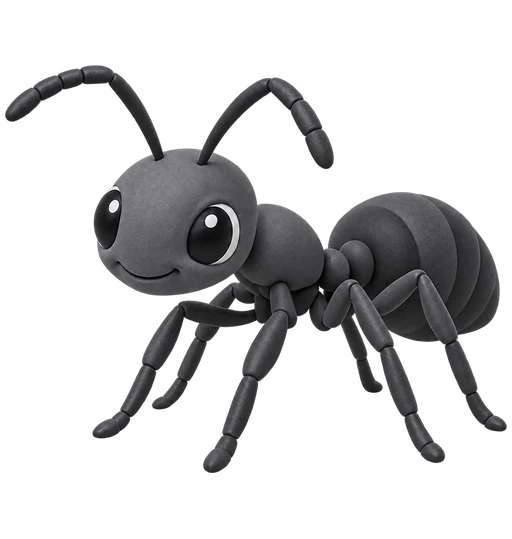
#> input picture assets/cards/ant.webp, 512 x 539 px
$ python -i build_words.py   (imports and definitions only)
#> lines starting #> are read from the running program, lines starting #| are printed output that depends on the picture
#> further down, picture is the input picture: PIL image 512x539 RGBA; mean R, G, B, A 23.3, 23.2, 23.8, 64.3
"""Build js/words.js — the croc's LEVELS: Level N = FPR K Lesson N, in book order (user: "레벨1이 끝나면 레벨2로 …
lesson2에 배워야하는 음가와 단어로 넘어가야해 계속 레벨업하면 교재기반으로 계속 레벨 올라가게").

Level 1 keeps the user's first rule ("m 단어들은 다 fpr k unit1 lesson1에 교재에 나오는걸로"), and every level applies it to
its own lesson. A level's words are the lemmas with a row on that lesson's pages that carry the lesson's sound:
  - Xx lessons: the word starts with that consonant (not a digraph: sh ch th wh ph kn wr; c and g hard, not c/g + e i y).
    Xx = ending x (box, fox). Qu = starts with qu.
  - Short-vowel lessons: the word starts with the vowel, or is a closed CVC-type word with it
    (not ar / aw / all / ay / ai / ir / igh / ind / or / ow / oa / oo / er / ee / ea / ur … sounds).
It also needs what the game must show and say:
  - an official FPR K picture card: already here (the m cards), Magic Block's fitted card, or Phonics Island's cards2
    (the Constella FPR K set), fitted like Magic Block's (tools/fit_cards.py there);
  - a word clip in the game's boy voice (company TTS 'aiden'): Magic Block's or Phonics Island's;
  - the lesson's official FPR K letter-sound recording (Phonics Island public/fpr).
Function words (my, a, in, it, no, …) are left out: a card game needs a picture to show.
Levels follow the book with no gaps. A lesson with fewer than MIN_WORDS words, or not one sound (reviews, long vowels,
final e), is not a level yet; `notYet` in words.js and this script's output say why.

Source: SAD·FPR 단어 연구 자료집 → ~/dev/sadfpr-studio/data/b2_book_FPRK.json (lp: lesson → pages, lu: lesson → unit,
rows: lemma + page + lesson, words: lemma → printed / picture pages, gm: Korean glosses, title: page titles).
Only words, Korean glosses and page numbers are written — never textbook sentences (internal material).

Run: /Users/jini/.hermes/bin/uv run --with pillow --with numpy python tools/build_words.py
     (then tools/build_voice.py: it reads the levels for the word and letter-sound clips)
"""
import json
import os
import pathlib
import re
import shutil

import numpy as np
from PIL import Image

ROOT = pathlib.Path(__file__).resolve().parent.parent
PH = pathlib.Path(os.path.expanduser('~/Documents/Jini/2026/Phonics'))
SRC = pathlib.Path(os.path.expanduser('~/dev/sadfpr-studio/data/b2_book_FPRK.json'))
ISLAND = PH / 'Phonics_island/phonics-island-3d/public'
JENGA = PH / 'Phonics-Jenga'
CARDS = ROOT / 'assets' / 'cards'
MIN_WORDS = 4
# [1 line that did not run here, left out]
# [1 line that did not run here, left out]
# [1 line that did not run here, left out]
FUNCTION = {'my', 'a', 'an', 'the', 'i', 'in', 'it', 'is', 'at', 'am', 'as', 'no', 'do', 'to', 'go', 'so', 'of', 'on', 'off',
            'up', 'us', 'that', 'this', 'and', 'not', 'yes', 'you', 'we', 'he', 'she', 'me', 'be'}
DIGRAPH = ('sh', 'ch', 'th', 'wh', 'ph', 'kn', 'wr')
HARD_G = {'gift', 'girl', 'give', 'get', 'geese', 'gear', 'gecko', 'giggle', 'gill', 'gills'}
NOT_SHORT = {'a': ('ar', 'aw', 'all', 'al', 'ay', 'ai'), 'i': ('ir', 'igh', 'ind', 'ild'), 'o': ('or', 'ow', 'oa', 'old', 'oo', 'ou', 'oy', 'oi'),
             'e': ('er', 'ew', 'ee', 'ea', 'ey'), 'u': ('ur', 'ue')}
NOT_SHORT_WORDS = {'want', 'wash', 'what', 'was', 'watch', 'water', 'swan', 'push', 'bush', 'pull', 'bull', 'put', 'full', 'son', 'won', 'ton'}

# [1 line that did not run here, left out]
# [1 line that did not run here, left out]
# [1 line that did not run here, left out]
# [1 line that did not run here, left out]


# [10 lines left out: function island_key, not called in this run]


# [1 line not run here, left out]


TTS_CACHE = pathlib.Path.home() / '.cache' / 'croco-phonics' / 'voice_qwen'     # tools/build_voice.py's company-TTS takes


def has_voice(w):
    return f'w:{w}' in jenga_clips or island_key(w) in island_keys or any(TTS_CACHE.glob(f'w_{w}_*.mp3'))


# ── cards: Magic Block's fitting (one common visual size in the 512 × 532 picture-box canvas) ───────────────────────
CW, BOX_W, BOX_H, TARGET = 512, 0.86, 0.905, 0.76
CH = round(CW * BOX_H / BOX_W)


def fit_card(src: Image.Image) -> Image.Image:
    im = src.convert('RGBA')
    ys, xs = np.nonzero(np.asarray(im.getchannel('A')) > 12)
    c = im.crop((int(xs.min()), int(ys.min()), int(xs.max()) + 1, int(ys.max()) + 1))
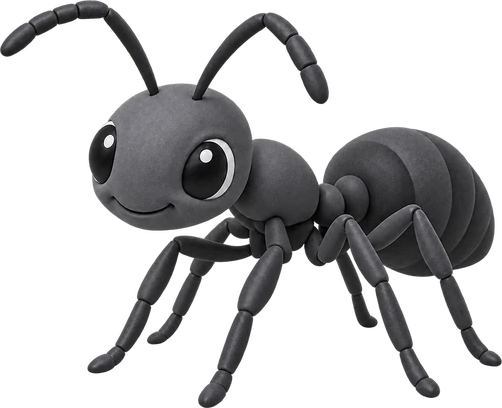
#> c: PIL image 502x408 RGBA; mean R, G, B, A 31.3, 31.1, 32, 86.6; transparent parts drawn white
    cw, ch = c.size
#> cw = 502; ch = 408
    s = min(CW / cw, CH / ch, TARGET * (CW / BOX_W) / (cw * ch) ** 0.5)
#> s = 1
    w, h = max(1, round(cw * s)), max(1, round(ch * s))
#> w = 502; h = 408
    out = Image.new('RGBA', (CW, CH), (0, 0, 0, 0))
#> out: PIL image 512x539 RGBA; every value is 0
    # premultiplied while scaling: no dark fringe from the transparent pixels' colour
    out.paste(c.convert('RGBa').resize((w, h), Image.Resampling.LANCZOS).convert('RGBA'), ((CW - w) // 2, (CH - h) // 2))
    return out


# [47 lines left out: functions card_for, lesson_sound, carries, not called in this run]


levels, notyet = [], []
# [36 lines not run here, left out]

# Level 1 = the lesson pack FP.K.U1L1's 18 m-words (user 2026-11-22: "둘 다 18개로" — the games use the lesson pack, like Puzzle
# and Magic Block). The book's Lesson 1 pages (p.9–20) give the first 12 (asserted); the pack adds mail mask mat match mice
# mouth (not on those pages: their `pages` stay empty). Cards and clips come from Magic Block, which has all 18.
import sys  # noqa: E402
sys.path.insert(0, str(PH / 'phonics-kit' / 'tools'))
import lessonpack  # noqa: E402
# [1 line not run here, left out]
BOOK_L1 = ['man', 'map', 'meat', 'milk', 'mirror', 'mitt', 'monkey', 'moon', 'mop', 'mouse', 'mug', 'mushroom']
L1 = ['mail', 'man', 'map', 'mask', 'mat', 'match', 'meat', 'mice', 'milk', 'mirror', 'mitt', 'monkey', 'moon', 'mop', 'mouse',
      'mouth', 'mug', 'mushroom']
# [2 lines not run here, left out]
# [1 line that did not run here, left out]
# [5 lines not run here, left out]
# [1 line that did not run here, left out]
used = {w['w'] for lv in levels for w in lv['words']}
# [3 lines not run here, left out]
# [10 lines that did not run here, left out]
js = ROOT / 'js' / 'words.js'
# [2 lines not run here, left out]
mark = lambda x: f"{x['w']}({'카드' if not x['card'] else ''}{'·' if not x['card'] and not x['voice'] else ''}{'음성' if not x['voice'] else ''} 없음)"
# [7 lines not run here, left out]

>>> from PIL import Image
>>> picture = Image.open('../assets/cards/ant.webp')
>>> result = fit_card(picture)

$ run again, on assets/cards/cake.webp
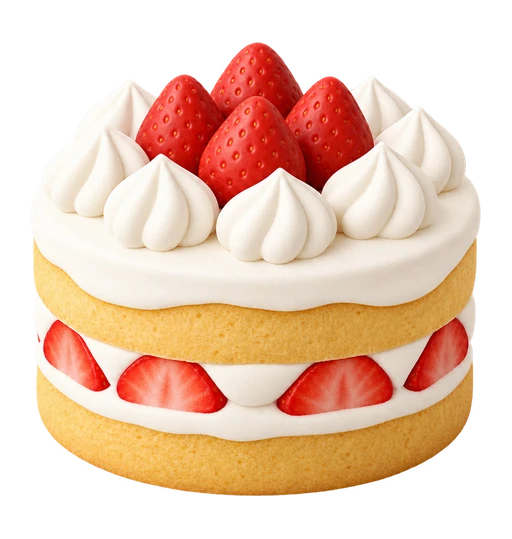
#> input picture assets/cards/cake.webp, 512 x 539 px
#> picture is the input picture: PIL image 512x539 RGBA; mean R, G, B, A 144.7, 110.9, 89.4, 153
#> in fit_card, `c = im.crop((int(xs.min()), int(ys.min()), int(xs.max()) + 1, int(ys.m..`:
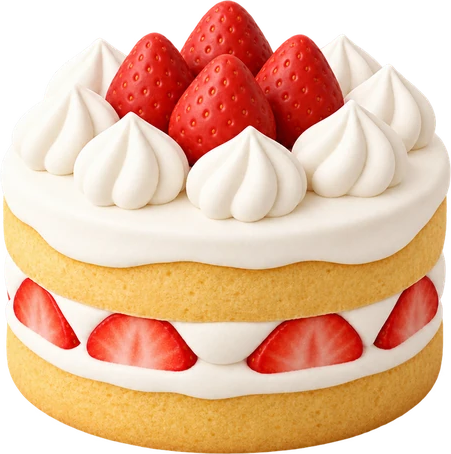
#> c: PIL image 451x454 RGBA; mean R, G, B, A 193.8, 148.2, 119.2, 206.2; transparent parts drawn white

$ run again, on assets/cards/cap.webp
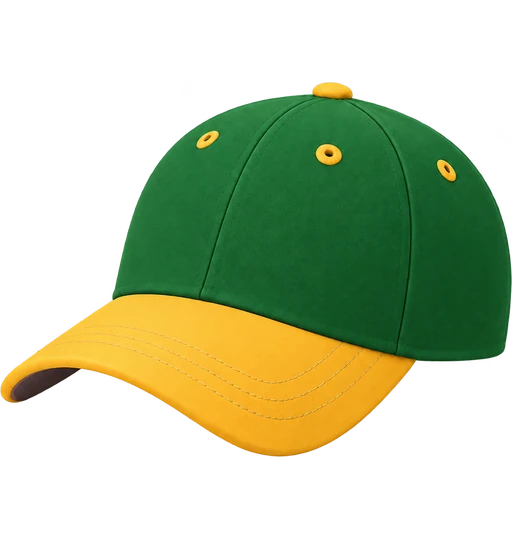
#> input picture assets/cards/cap.webp, 512 x 539 px
#> picture is the input picture: PIL image 512x539 RGBA; mean R, G, B, A 43.2, 55.1, 21.1, 104.6
#> in fit_card, `c = im.crop((int(xs.min()), int(ys.min()), int(xs.max()) + 1, int(ys.m..`:
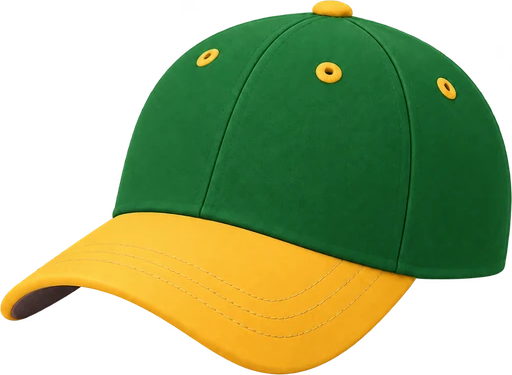
#> c: PIL image 512x375 RGBA; mean R, G, B, A 61.8, 79, 30.1, 150.4; transparent parts drawn white

$ run again, on assets/cards/cat.webp
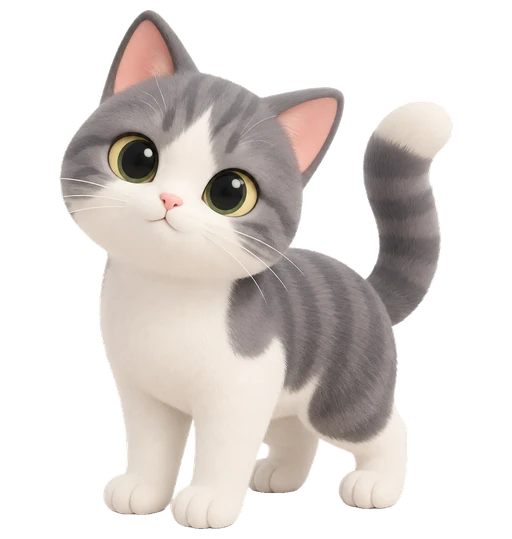
#> input picture assets/cards/cat.webp, 512 x 539 px
#> picture is the input picture: PIL image 512x539 RGBA; mean R, G, B, A 95.4, 89.5, 86, 117.8
#> in fit_card, `c = im.crop((int(xs.min()), int(ys.min()), int(xs.max()) + 1, int(ys.m..`:
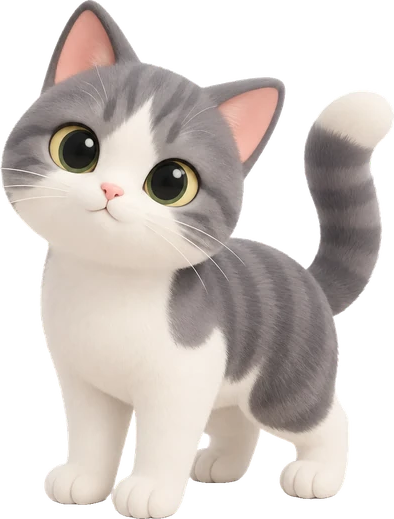
#> c: PIL image 394x519 RGBA; mean R, G, B, A 128.1, 120.1, 115.4, 159; transparent parts drawn white
